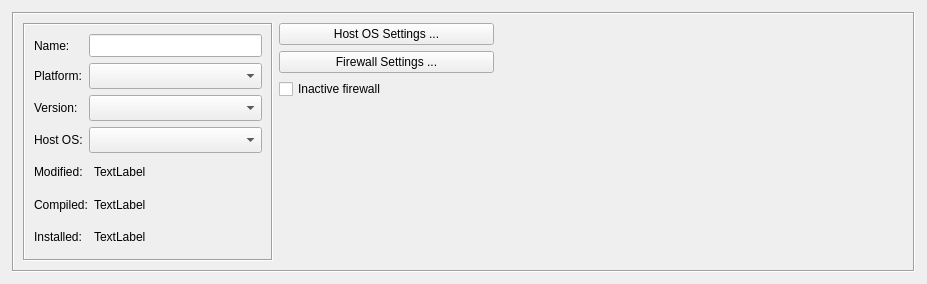
<?xml version="1.0" encoding="UTF-8"?>
<ui version="4.0">
 <class>FirewallDialog_q</class>
 <widget class="QWidget" name="FirewallDialog_q">
  <property name="enabled">
   <bool>true</bool>
  </property>
  <property name="geometry">
   <rect>
    <x>0</x>
    <y>0</y>
    <width>927</width>
    <height>284</height>
   </rect>
  </property>
  <property name="sizePolicy">
   <sizepolicy hsizetype="Preferred" vsizetype="MinimumExpanding">
    <horstretch>0</horstretch>
    <verstretch>0</verstretch>
   </sizepolicy>
  </property>
  <property name="windowTitle">
   <string>Firewall</string>
  </property>
  <layout class="QGridLayout" name="gridLayout_2">
   <property name="margin" stdset="0">
    <number>12</number>
   </property>
   <item row="0" column="0">
    <widget class="QFrame" name="frame20">
     <property name="frameShape">
      <enum>QFrame::Shape::Box</enum>
     </property>
     <property name="frameShadow">
      <enum>QFrame::Shadow::Sunken</enum>
     </property>
     <layout class="QGridLayout" name="gridLayout">
      <item row="0" column="0">
       <widget class="QFrame" name="frame7_2">
        <property name="sizePolicy">
         <sizepolicy hsizetype="Maximum" vsizetype="Preferred">
          <horstretch>0</horstretch>
          <verstretch>0</verstretch>
         </sizepolicy>
        </property>
        <property name="minimumSize">
         <size>
          <width>250</width>
          <height>0</height>
         </size>
        </property>
        <property name="maximumSize">
         <size>
          <width>350</width>
          <height>16777215</height>
         </size>
        </property>
        <property name="frameShape">
         <enum>QFrame::Shape::Box</enum>
        </property>
        <property name="frameShadow">
         <enum>QFrame::Shadow::Sunken</enum>
        </property>
        <layout class="QGridLayout" name="gridLayout_4">
         <item row="0" column="0">
          <layout class="QGridLayout">
           <item row="0" column="0">
            <widget class="QLabel" name="textLabel1_4_2">
             <property name="sizePolicy">
              <sizepolicy hsizetype="Minimum" vsizetype="Preferred">
               <horstretch>0</horstretch>
               <verstretch>0</verstretch>
              </sizepolicy>
             </property>
             <property name="maximumSize">
              <size>
               <width>32767</width>
               <height>32767</height>
              </size>
             </property>
             <property name="text">
              <string>Name:</string>
             </property>
             <property name="wordWrap">
              <bool>false</bool>
             </property>
            </widget>
           </item>
           <item row="0" column="1">
            <widget class="QLineEdit" name="obj_name">
             <property name="sizePolicy">
              <sizepolicy hsizetype="Preferred" vsizetype="Fixed">
               <horstretch>1</horstretch>
               <verstretch>0</verstretch>
              </sizepolicy>
             </property>
             <property name="minimumSize">
              <size>
               <width>100</width>
               <height>23</height>
              </size>
             </property>
            </widget>
           </item>
           <item row="2" column="0">
            <widget class="QLabel" name="textLabel1_3_2_2">
             <property name="sizePolicy">
              <sizepolicy hsizetype="Minimum" vsizetype="Preferred">
               <horstretch>0</horstretch>
               <verstretch>0</verstretch>
              </sizepolicy>
             </property>
             <property name="maximumSize">
              <size>
               <width>32767</width>
               <height>32767</height>
              </size>
             </property>
             <property name="text">
              <string>Platform:</string>
             </property>
             <property name="wordWrap">
              <bool>false</bool>
             </property>
            </widget>
           </item>
           <item row="2" column="1">
            <widget class="QComboBox" name="platform">
             <property name="sizePolicy">
              <sizepolicy hsizetype="Minimum" vsizetype="Fixed">
               <horstretch>0</horstretch>
               <verstretch>0</verstretch>
              </sizepolicy>
             </property>
             <property name="minimumSize">
              <size>
               <width>100</width>
               <height>26</height>
              </size>
             </property>
            </widget>
           </item>
           <item row="3" column="0">
            <widget class="QLabel" name="textLabel7_2_2">
             <property name="sizePolicy">
              <sizepolicy hsizetype="Minimum" vsizetype="Preferred">
               <horstretch>0</horstretch>
               <verstretch>0</verstretch>
              </sizepolicy>
             </property>
             <property name="maximumSize">
              <size>
               <width>32767</width>
               <height>32767</height>
              </size>
             </property>
             <property name="text">
              <string>Version:</string>
             </property>
             <property name="wordWrap">
              <bool>false</bool>
             </property>
            </widget>
           </item>
           <item row="3" column="1">
            <widget class="QComboBox" name="version">
             <property name="sizePolicy">
              <sizepolicy hsizetype="Minimum" vsizetype="Fixed">
               <horstretch>0</horstretch>
               <verstretch>0</verstretch>
              </sizepolicy>
             </property>
             <property name="minimumSize">
              <size>
               <width>100</width>
               <height>26</height>
              </size>
             </property>
            </widget>
           </item>
           <item row="4" column="0">
            <widget class="QLabel" name="textLabel2_3_2_2">
             <property name="sizePolicy">
              <sizepolicy hsizetype="Minimum" vsizetype="Preferred">
               <horstretch>0</horstretch>
               <verstretch>0</verstretch>
              </sizepolicy>
             </property>
             <property name="maximumSize">
              <size>
               <width>32767</width>
               <height>32767</height>
              </size>
             </property>
             <property name="text">
              <string>Host OS:</string>
             </property>
             <property name="wordWrap">
              <bool>false</bool>
             </property>
            </widget>
           </item>
           <item row="4" column="1">
            <widget class="QComboBox" name="hostOS">
             <property name="sizePolicy">
              <sizepolicy hsizetype="Minimum" vsizetype="Fixed">
               <horstretch>0</horstretch>
               <verstretch>0</verstretch>
              </sizepolicy>
             </property>
             <property name="minimumSize">
              <size>
               <width>100</width>
               <height>26</height>
              </size>
             </property>
            </widget>
           </item>
          </layout>
         </item>
         <item row="1" column="0">
          <layout class="QGridLayout" name="gridLayout_3">
           <item row="0" column="0">
            <widget class="QLabel" name="label">
             <property name="sizePolicy">
              <sizepolicy hsizetype="Maximum" vsizetype="Preferred">
               <horstretch>0</horstretch>
               <verstretch>0</verstretch>
              </sizepolicy>
             </property>
             <property name="text">
              <string>Modified:</string>
             </property>
            </widget>
           </item>
           <item row="0" column="1">
            <widget class="QLabel" name="last_modified">
             <property name="sizePolicy">
              <sizepolicy hsizetype="Minimum" vsizetype="Preferred">
               <horstretch>0</horstretch>
               <verstretch>0</verstretch>
              </sizepolicy>
             </property>
             <property name="text">
              <string>TextLabel</string>
             </property>
            </widget>
           </item>
           <item row="1" column="0">
            <widget class="QLabel" name="label_2">
             <property name="sizePolicy">
              <sizepolicy hsizetype="Maximum" vsizetype="Preferred">
               <horstretch>0</horstretch>
               <verstretch>0</verstretch>
              </sizepolicy>
             </property>
             <property name="text">
              <string>Compiled:</string>
             </property>
            </widget>
           </item>
           <item row="1" column="1">
            <widget class="QLabel" name="last_compiled">
             <property name="sizePolicy">
              <sizepolicy hsizetype="Minimum" vsizetype="Preferred">
               <horstretch>0</horstretch>
               <verstretch>0</verstretch>
              </sizepolicy>
             </property>
             <property name="text">
              <string>TextLabel</string>
             </property>
            </widget>
           </item>
           <item row="2" column="0">
            <widget class="QLabel" name="label_3">
             <property name="sizePolicy">
              <sizepolicy hsizetype="Maximum" vsizetype="Preferred">
               <horstretch>0</horstretch>
               <verstretch>0</verstretch>
              </sizepolicy>
             </property>
             <property name="text">
              <string>Installed:</string>
             </property>
            </widget>
           </item>
           <item row="2" column="1">
            <widget class="QLabel" name="last_installed">
             <property name="sizePolicy">
              <sizepolicy hsizetype="Minimum" vsizetype="Preferred">
               <horstretch>0</horstretch>
               <verstretch>0</verstretch>
              </sizepolicy>
             </property>
             <property name="text">
              <string>TextLabel</string>
             </property>
            </widget>
           </item>
          </layout>
         </item>
        </layout>
       </widget>
      </item>
      <item row="0" column="1">
       <layout class="QVBoxLayout" name="verticalLayout">
        <item>
         <widget class="QPushButton" name="osAdvanced">
          <property name="sizePolicy">
           <sizepolicy hsizetype="Fixed" vsizetype="Minimum">
            <horstretch>0</horstretch>
            <verstretch>0</verstretch>
           </sizepolicy>
          </property>
          <property name="minimumSize">
           <size>
            <width>200</width>
            <height>0</height>
           </size>
          </property>
          <property name="maximumSize">
           <size>
            <width>32767</width>
            <height>32767</height>
           </size>
          </property>
          <property name="text">
           <string>Host OS Settings ...</string>
          </property>
         </widget>
        </item>
        <item>
         <widget class="QPushButton" name="fwAdvanced">
          <property name="sizePolicy">
           <sizepolicy hsizetype="Fixed" vsizetype="Minimum">
            <horstretch>0</horstretch>
            <verstretch>0</verstretch>
           </sizepolicy>
          </property>
          <property name="minimumSize">
           <size>
            <width>200</width>
            <height>0</height>
           </size>
          </property>
          <property name="maximumSize">
           <size>
            <width>32767</width>
            <height>32767</height>
           </size>
          </property>
          <property name="text">
           <string>Firewall Settings ...</string>
          </property>
         </widget>
        </item>
        <item>
         <widget class="QCheckBox" name="inactive">
          <property name="sizePolicy">
           <sizepolicy hsizetype="Fixed" vsizetype="Fixed">
            <horstretch>0</horstretch>
            <verstretch>0</verstretch>
           </sizepolicy>
          </property>
          <property name="minimumSize">
           <size>
            <width>215</width>
            <height>0</height>
           </size>
          </property>
          <property name="maximumSize">
           <size>
            <width>215</width>
            <height>16777215</height>
           </size>
          </property>
          <property name="toolTip">
           <string>Skip this firewall for batch compile and install operations</string>
          </property>
          <property name="text">
           <string>Inactive firewall</string>
          </property>
         </widget>
        </item>
        <item>
         <spacer>
          <property name="orientation">
           <enum>Qt::Orientation::Vertical</enum>
          </property>
          <property name="sizeType">
           <enum>QSizePolicy::Policy::MinimumExpanding</enum>
          </property>
          <property name="sizeHint" stdset="0">
           <size>
            <width>203</width>
            <height>67</height>
           </size>
          </property>
         </spacer>
        </item>
       </layout>
      </item>
      <item row="0" column="2">
       <widget class="CommentKeywords" name="commentKeywords" native="true">
        <property name="sizePolicy">
         <sizepolicy hsizetype="Expanding" vsizetype="Expanding">
          <horstretch>0</horstretch>
          <verstretch>0</verstretch>
         </sizepolicy>
        </property>
       </widget>
      </item>
     </layout>
    </widget>
   </item>
  </layout>
 </widget>
 <customwidgets>
  <customwidget>
   <class>CommentKeywords</class>
   <extends>QWidget</extends>
   <header>CommentKeywords.h</header>
   <container>1</container>
  </customwidget>
 </customwidgets>
 <tabstops>
  <tabstop>obj_name</tabstop>
  <tabstop>platform</tabstop>
  <tabstop>version</tabstop>
  <tabstop>hostOS</tabstop>
  <tabstop>osAdvanced</tabstop>
  <tabstop>fwAdvanced</tabstop>
  <tabstop>inactive</tabstop>
 </tabstops>
 <resources/>
 <connections>
  <connection>
   <sender>fwAdvanced</sender>
   <signal>clicked()</signal>
   <receiver>FirewallDialog_q</receiver>
   <slot>openFWDialog()</slot>
   <hints>
    <hint type="sourcelabel">
     <x>20</x>
     <y>20</y>
    </hint>
    <hint type="destinationlabel">
     <x>20</x>
     <y>20</y>
    </hint>
   </hints>
  </connection>
  <connection>
   <sender>osAdvanced</sender>
   <signal>clicked()</signal>
   <receiver>FirewallDialog_q</receiver>
   <slot>openOSDialog()</slot>
   <hints>
    <hint type="sourcelabel">
     <x>20</x>
     <y>20</y>
    </hint>
    <hint type="destinationlabel">
     <x>20</x>
     <y>20</y>
    </hint>
   </hints>
  </connection>
 </connections>
 <slots>
  <slot>platformChanged()</slot>
  <slot>hostOSChanged()</slot>
  <slot>changed()</slot>
 </slots>
</ui>
